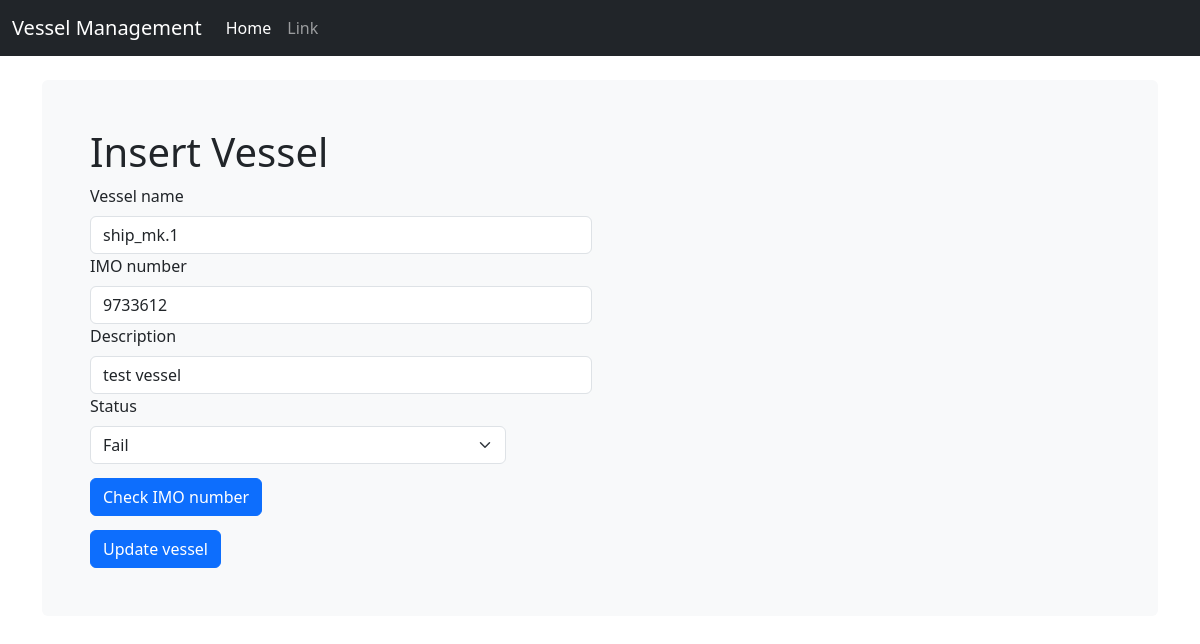
Screenshot of /notice/34/ with the database file from the repository.
### notice/models.py (models this page shows)
class ShipInfo(models.Model):
    ship_name = models.CharField(max_length=50)
    ship_IMO = models.CharField(max_length=7)
    ship_description = models.CharField(max_length=500)
    ship_status = models.CharField(max_length=1, default=0)
    pub_date = models.DateTimeField('date published')

### notice/views.py (the view)
# urls.py: path('<int:pk>/', views.DetailView.as_view(), name='detail'),
class DetailView(generic.DetailView):
    model = ShipInfo
    template_name = 'notice/detail.html'
    context_object_name = 'vessel_detail'

### notice/templates/notice/detail.html (shortened to what this page needs)
{% extends "base.html" %}
  {% load static %}
  {% block content %}
  <div class="bg-body-tertiary p-5 rounded">
    <h1 class="h1">Insert Vessel</h1>
    <form id="updateForm" action="{% url 'notice:update' vessel_detail.id %}" class="needs-validation" method="post" novalidate>
      <div class="row g-3">
        <div class="col-sm-6">
          <label for="vesselName" class="form-label">Vessel name</label>
          <input
            type="text"
            class="form-control"
            id="vesselName"
            name="vesselName"
            placeholder=""
            value="{{ vessel_detail.ship_name }}"
            required
          />
        </div>
      </div>
      <div class="row g-3">
        <div class="col-sm-6">
          <label for="imoNumber" class="form-label">IMO number</label>
          <input
            type="number"
            class="form-control"
            id="imoNumber"
            name="imoNumber"
            placeholder=""
            value="{{ vessel_detail.ship_IMO }}"
            required
          />
        </div>
      </div>
      <div class="row g-3">
        <div class="col-sm-6">
          <label for="description" class="form-label">Description</label>
          <input
            type="text"
            class="form-control"
            id="description"
            name="description"
            placeholder=""
            value="{{ vessel_detail.ship_description }}"
          />
        </div>
      </div>
      <div class="row g-3">
        <div class="col-sm-5">
          <label for="status" class="form-label">Status</label>
          <select class="form-select" id="status" name="status" required>
            <option value="0" {% if vessel_detail.ship_status == 0 %} selected {% endif %}>Fail</option>
          </select>
        </div>
      </div>
      <div class="row g-3">
        <div class="col-sm-5" style="margin-top: 30px">
          <button
            id="imoCheckBtn"
            class="btn btn-primary d-inline-flex align-items-center"
            type="button"
          >
            Check IMO number
          </button>
        </div>
      </div>
      <div class="row g-3">
        <div class="col-sm-5" style="margin-top: 30px">
          <button
            class="btn btn-primary align-items-center"
            type="submit"
          >
            Update vessel
          </button>
        </div>
      </div>
    </form>
  </div>
  {% endblock %}

### rows the page displays
ShipInfo: vesselName "ship_mk.1", imoNumber "9733612", description "test vessel"
